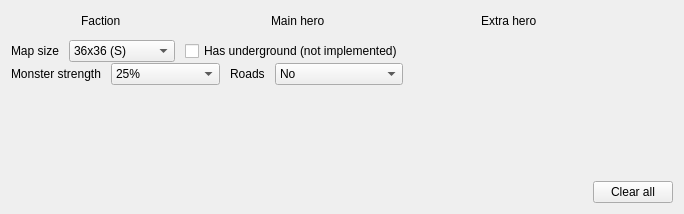
<?xml version="1.0" encoding="UTF-8"?>
<ui version="4.0">
 <class>TemplateSettingsWidget</class>
 <widget class="QFrame" name="TemplateSettingsWidget">
  <property name="geometry">
   <rect>
    <x>0</x>
    <y>0</y>
    <width>684</width>
    <height>214</height>
   </rect>
  </property>
  <property name="windowTitle">
   <string/>
  </property>
  <layout class="QVBoxLayout" name="mainLayout">
   <property name="spacing">
    <number>1</number>
   </property>
   <item>
    <layout class="QHBoxLayout" name="horizontalLayout_top">
     <property name="spacing">
      <number>10</number>
     </property>
     <item>
      <spacer name="horizontalSpacer_2">
       <property name="orientation">
        <enum>Qt::Horizontal</enum>
       </property>
       <property name="sizeType">
        <enum>QSizePolicy::Fixed</enum>
       </property>
       <property name="sizeHint" stdset="0">
        <size>
         <width>70</width>
         <height>20</height>
        </size>
       </property>
      </spacer>
     </item>
     <item>
      <widget class="QLabel" name="label2">
       <property name="minimumSize">
        <size>
         <width>80</width>
         <height>0</height>
        </size>
       </property>
       <property name="text">
        <string>Faction</string>
       </property>
      </widget>
     </item>
     <item>
      <spacer name="horizontalSpacer_3">
       <property name="orientation">
        <enum>Qt::Horizontal</enum>
       </property>
       <property name="sizeType">
        <enum>QSizePolicy::Fixed</enum>
       </property>
       <property name="sizeHint" stdset="0">
        <size>
         <width>100</width>
         <height>20</height>
        </size>
       </property>
      </spacer>
     </item>
     <item>
      <widget class="QLabel" name="label_4">
       <property name="minimumSize">
        <size>
         <width>100</width>
         <height>0</height>
        </size>
       </property>
       <property name="text">
        <string>Main hero</string>
       </property>
      </widget>
     </item>
     <item>
      <spacer name="horizontalSpacer_4">
       <property name="orientation">
        <enum>Qt::Horizontal</enum>
       </property>
       <property name="sizeType">
        <enum>QSizePolicy::Fixed</enum>
       </property>
       <property name="sizeHint" stdset="0">
        <size>
         <width>100</width>
         <height>20</height>
        </size>
       </property>
      </spacer>
     </item>
     <item>
      <widget class="QLabel" name="label_5">
       <property name="minimumSize">
        <size>
         <width>100</width>
         <height>0</height>
        </size>
       </property>
       <property name="text">
        <string>Extra hero</string>
       </property>
      </widget>
     </item>
     <item>
      <spacer name="horizontalSpacer_5">
       <property name="orientation">
        <enum>Qt::Horizontal</enum>
       </property>
       <property name="sizeHint" stdset="0">
        <size>
         <width>40</width>
         <height>20</height>
        </size>
       </property>
      </spacer>
     </item>
    </layout>
   </item>
   <item>
    <widget class="FreeHeroes::TemplatePlayerWidget" name="playerWidgetRed"/>
   </item>
   <item>
    <widget class="FreeHeroes::TemplatePlayerWidget" name="playerWidgetBlue"/>
   </item>
   <item>
    <widget class="FreeHeroes::TemplatePlayerWidget" name="playerWidgetTan"/>
   </item>
   <item>
    <widget class="FreeHeroes::TemplatePlayerWidget" name="playerWidgetGreen"/>
   </item>
   <item>
    <widget class="FreeHeroes::TemplatePlayerWidget" name="playerWidgetOrange"/>
   </item>
   <item>
    <widget class="FreeHeroes::TemplatePlayerWidget" name="playerWidgetPurple"/>
   </item>
   <item>
    <widget class="FreeHeroes::TemplatePlayerWidget" name="playerWidgetTeal"/>
   </item>
   <item>
    <widget class="FreeHeroes::TemplatePlayerWidget" name="playerWidgetPink"/>
   </item>
   <item>
    <layout class="QHBoxLayout" name="horizontalLayout_3">
     <property name="spacing">
      <number>10</number>
     </property>
     <item>
      <widget class="QLabel" name="label">
       <property name="text">
        <string>Map size</string>
       </property>
      </widget>
     </item>
     <item>
      <widget class="QComboBox" name="comboBoxMapSize">
       <item>
        <property name="text">
         <string>36x36 (S)</string>
        </property>
       </item>
       <item>
        <property name="text">
         <string>72x72 (M)</string>
        </property>
       </item>
       <item>
        <property name="text">
         <string>108x108 (L)</string>
        </property>
       </item>
       <item>
        <property name="text">
         <string>144x144 (XL)</string>
        </property>
       </item>
       <item>
        <property name="text">
         <string>180x180 (H)</string>
        </property>
       </item>
       <item>
        <property name="text">
         <string>216x216 (XH)</string>
        </property>
       </item>
       <item>
        <property name="text">
         <string>252x252 (G)</string>
        </property>
       </item>
      </widget>
     </item>
     <item>
      <widget class="QCheckBox" name="checkBoxUnderground">
       <property name="text">
        <string>Has underground (not implemented)</string>
       </property>
      </widget>
     </item>
     <item>
      <spacer name="horizontalSpacer">
       <property name="orientation">
        <enum>Qt::Horizontal</enum>
       </property>
       <property name="sizeHint" stdset="0">
        <size>
         <width>40</width>
         <height>20</height>
        </size>
       </property>
      </spacer>
     </item>
    </layout>
   </item>
   <item>
    <layout class="QHBoxLayout" name="horizontalLayout_32">
     <property name="spacing">
      <number>10</number>
     </property>
     <item>
      <widget class="QLabel" name="label_2">
       <property name="text">
        <string>Monster strength</string>
       </property>
      </widget>
     </item>
     <item>
      <widget class="QComboBox" name="comboBoxStrength">
       <item>
        <property name="text">
         <string>25%</string>
        </property>
       </item>
       <item>
        <property name="text">
         <string>50% (Weak)</string>
        </property>
       </item>
       <item>
        <property name="text">
         <string>75%</string>
        </property>
       </item>
       <item>
        <property name="text">
         <string>100% (Strong)</string>
        </property>
       </item>
       <item>
        <property name="text">
         <string>125%</string>
        </property>
       </item>
       <item>
        <property name="text">
         <string>150%</string>
        </property>
       </item>
       <item>
        <property name="text">
         <string>175%</string>
        </property>
       </item>
       <item>
        <property name="text">
         <string>200%</string>
        </property>
       </item>
      </widget>
     </item>
     <item>
      <widget class="QLabel" name="label_3">
       <property name="text">
        <string>Roads</string>
       </property>
      </widget>
     </item>
     <item>
      <widget class="QComboBox" name="comboBoxRoads">
       <item>
        <property name="text">
         <string>No</string>
        </property>
       </item>
       <item>
        <property name="text">
         <string>Dirt 75%</string>
        </property>
       </item>
       <item>
        <property name="text">
         <string>Gravel 65%</string>
        </property>
       </item>
       <item>
        <property name="text">
         <string>Cobblestone 50%</string>
        </property>
       </item>
      </widget>
     </item>
     <item>
      <spacer name="horizontalSpacer">
       <property name="orientation">
        <enum>Qt::Horizontal</enum>
       </property>
       <property name="sizeHint" stdset="0">
        <size>
         <width>40</width>
         <height>20</height>
        </size>
       </property>
      </spacer>
     </item>
    </layout>
   </item>
   <item>
    <spacer name="verticalSpacer">
     <property name="orientation">
      <enum>Qt::Vertical</enum>
     </property>
     <property name="sizeHint" stdset="0">
      <size>
       <width>20</width>
       <height>40</height>
      </size>
     </property>
    </spacer>
   </item>
   <item>
    <layout class="QHBoxLayout" name="horizontalLayout_31">
     <property name="topMargin">
      <number>0</number>
     </property>
     <item>
      <spacer name="horizontalSpacer">
       <property name="orientation">
        <enum>Qt::Horizontal</enum>
       </property>
       <property name="sizeHint" stdset="0">
        <size>
         <width>40</width>
         <height>20</height>
        </size>
       </property>
      </spacer>
     </item>
     <item>
      <widget class="QPushButton" name="pushButtonReset">
       <property name="text">
        <string>Clear all</string>
       </property>
      </widget>
     </item>
    </layout>
   </item>
  </layout>
 </widget>
 <customwidgets>
  <customwidget>
   <class>FreeHeroes::TemplatePlayerWidget</class>
   <extends>QFrame</extends>
   <header>TemplatePlayerWidget.hpp</header>
   <container>1</container>
  </customwidget>
 </customwidgets>
 <resources/>
 <connections/>
</ui>
